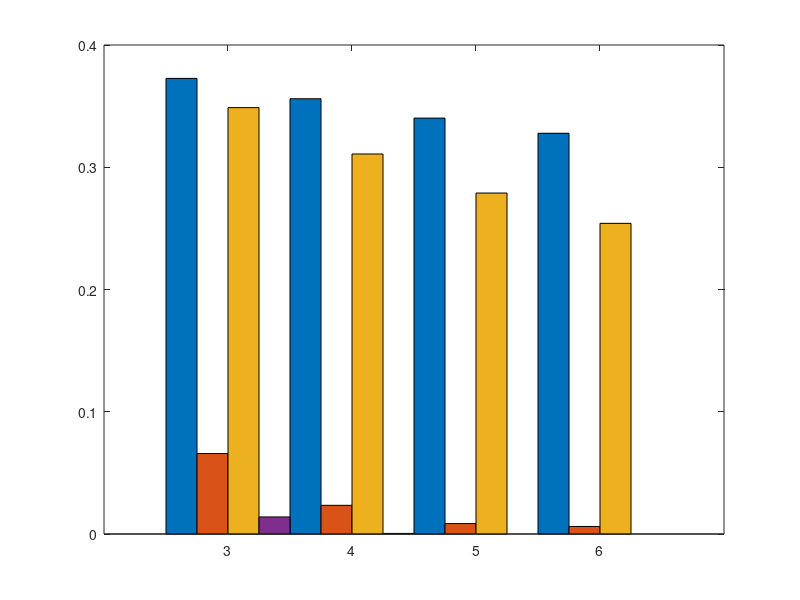

Write the MATLAB code that produced this figure. (Note: this script raises an error after producing the figure.)
clear; close all; clc
textSize = 16;
linewid = 1;

% ISm-nothing 3 4 5 6
% ISm-without sorting 3 4 5 6
% ISm-without perturbation 3 4 5 6
% ISm-RSS 3 4 5 6

% without correction
epiImpBMR = [
    1-0.6273177083 1-0.6439410666 1-0.6597981771 1-0.6721940104;
    1-0.9341829427 1-0.9765327785 1-0.9914659288 1-0.9938346354;
    1-0.6512109375 1-0.6891431726 1-0.7210883247 1-0.7458854167;
    1-0.9860351563 1-0.9995117188 0 0
    ];
epi = [3 4 5 6];

figure(111)
bar(epi, epiImpBMR(1:4,:)', 1, 'grouped')
hold on
ax = gca;
ax.YAxis.FontSize = 14;
ax.XAxis.FontSize = 14;
ax.YAxis.FontWeight = 'bold';
ax.XAxis.FontWeight = 'bold';
ax.LineWidth = 1;
ylim([0 0.7]);
legend('SIM-SKG w.o. Sorting and Perturbation', 'SIM-SKG w.o. Sorting', 'SIM-SKG w.o. Perturbation', 'SIM-SKG', 'FontSize',textSize-2, 'FontWeight','bold', 'Location','northeast')
xlabel('Episode Length', 'FontSize', 15, 'FontWeight','bold')
ylabel('BMR', 'FontSize',15, 'FontWeight','bold')
grid on
% for i=1:length(epiImpBMR)
%     text(epi(i)-0.275,epiImpBMR(1,i),strcat(num2str(epiImpBMR(1,i), '%.2g')), 'FontSize',11, 'FontWeight','bold', 'HorizontalAlignment', 'center', 'VerticalAlignment', 'bottom')
%     text(epi(i)-0.11,epiImpBMR(2,i),strcat(num2str(epiImpBMR(2,i), '%.2g')), 'FontSize',11, 'FontWeight','bold', 'HorizontalAlignment', 'center', 'VerticalAlignment', 'bottom')
%     text(epi(i)+0.11,epiImpBMR(3,i),strcat(num2str(epiImpBMR(3,i), '%.2g')), 'FontSize',11, 'FontWeight','bold', 'HorizontalAlignment', 'center', 'VerticalAlignment', 'bottom')
%     text(epi(i)+0.275,epiImpBMR(4,i),strcat(num2str(epiImpBMR(4,i), '%.2g')), 'FontSize',11, 'FontWeight','bold', 'HorizontalAlignment', 'center', 'VerticalAlignment', 'bottom')
% end

% 创建 text
text('VerticalAlignment','bottom',...
    'HorizontalAlignment','center',...
    'FontWeight','bold',...
    'FontSize',11,...
    'String','0.37',...
    'Position',[2.725 0.3726822917 0]);

% 创建 text
text('VerticalAlignment','bottom',...
    'HorizontalAlignment','center',...
    'FontWeight','bold',...
    'FontSize',8,...
    'String','0.07',...
    'Position',[2.9177754503561 0.0658170573 0]);

% 创建 text
text('VerticalAlignment','bottom',...
    'HorizontalAlignment','center',...
    'FontWeight','bold',...
    'FontSize',11,...
    'String','0.35',...
    'Position',[3.11 0.3487890625 0]);

% 创建 text
text('VerticalAlignment','bottom',...
    'HorizontalAlignment','center',...
    'FontWeight','bold',...
    'FontSize',11,...
    'String','0.01',...
    'Position',[3.32129241726016 0.0139648437 0]);

% 创建 text
text('VerticalAlignment','bottom',...
    'HorizontalAlignment','center',...
    'FontWeight','bold',...
    'FontSize',11,...
    'String','0.36',...
    'Position',[3.725 0.3560589334 0]);

% 创建 text
text('VerticalAlignment','bottom',...
    'HorizontalAlignment','center',...
    'FontWeight','bold',...
    'FontSize',8,...
    'String','0.02',...
    'Position',[3.90851696690406 0.0234672215 0]);

% 创建 text
text('VerticalAlignment','bottom',...
    'HorizontalAlignment','center',...
    'FontWeight','bold',...
    'FontSize',11,...
    'String','0.31',...
    'Position',[4.11 0.3108568274 0]);

% 创建 text
text('VerticalAlignment','bottom',...
    'HorizontalAlignment','center',...
    'FontWeight','bold',...
    'FontSize',11,...
    'String','5e-4',...
    'Position',[4.33055090071219 0.000488281199999996 0]);

% 创建 text
text('VerticalAlignment','bottom',...
    'HorizontalAlignment','center',...
    'FontWeight','bold',...
    'FontSize',11,...
    'String','0.34',...
    'Position',[4.725 0.3402018229 0]);

% 创建 text
text('VerticalAlignment','bottom',...
    'HorizontalAlignment','center',...
    'FontWeight','bold',...
    'FontSize',8,...
    'String',{'9e-3'},...
    'Position',[4.90851696690406 0.00853407120000005 0]);

% 创建 text
text('VerticalAlignment','bottom',...
    'HorizontalAlignment','center',...
    'FontWeight','bold',...
    'FontSize',11,...
    'String','0.28',...
    'Position',[5.11 0.2789116753 0]);

% 创建 text
text('VerticalAlignment','bottom',...
    'HorizontalAlignment','center',...
    'FontWeight','bold',...
    'FontSize',11,...
    'String','0',...
    'Position',[5.275 0 0]);

% 创建 text
text('VerticalAlignment','bottom',...
    'HorizontalAlignment','center',...
    'FontWeight','bold',...
    'FontSize',11,...
    'String','0.33',...
    'Position',[5.725 0.3278059896 0]);

% 创建 text
text('VerticalAlignment','bottom',...
    'HorizontalAlignment','center',...
    'FontWeight','bold',...
    'FontSize',8,...
    'String','6e-3',...
    'Position',[5.90851696690406 0.00616536459999995 0]);

% 创建 text
text('VerticalAlignment','bottom',...
    'HorizontalAlignment','center',...
    'FontWeight','bold',...
    'FontSize',11,...
    'String','0.25',...
    'Position',[6.11 0.2541145833 0]);

% 创建 text
text('VerticalAlignment','bottom',...
    'HorizontalAlignment','center',...
    'FontWeight','bold',...
    'FontSize',11,...
    'String','0',...
    'Position',[6.275 0 0]);
print('epiCSIwithout2','-depsc')
